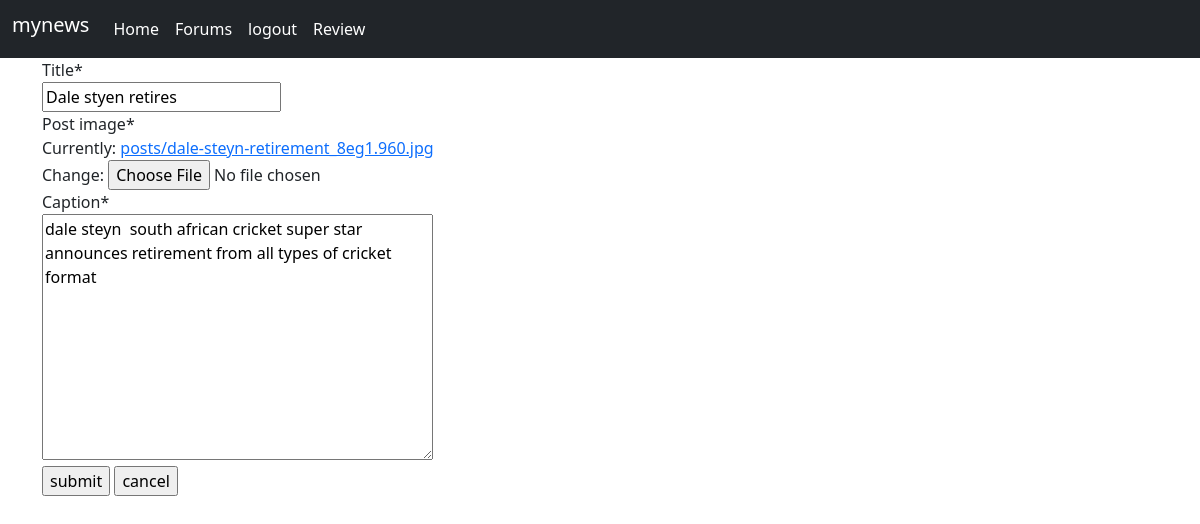
Screenshot of /home/update/3 (signed in) with the database file from the repository.
### home/models.py (models this page shows, shortened)
class post(models.Model):
    title=models.CharField(max_length=20,validators=[MinLengthValidator(2,"title must e greater than 2 characters")])
    post_image=models.ImageField(upload_to='posts/')
    caption=models.TextField(max_length=256)
    created=models.DateField(auto_now_add=True)
    updated=models.DateField(auto_now=True)
    owner=models.ForeignKey(settings.AUTH_USER_MODEL,on_delete=models.CASCADE)

### home/views.py (the view)
# urls.py: path('update/<int:pk>', views.update.as_view(),name='update'),
class update(LoginRequiredMixin,UpdateView):
    model=post
    template_name='home/createpost.html'
    success_url=reverse_lazy('main')
    fields=["title",'post_image','caption']

### home/templates/home/createpost.html (shortened to what this page needs)
{% extends 'basic_bootstrap.html' %}
{% block content %}
{% load crispy_forms_tags%}
<form  method="POST" enctype='multipart/form-data'>
    <table>
    {{form|crispy}}
    </table>
    <input type="submit" value='submit'>
    <input type="submit" onclick="window.location='{% url 'main' %}'; return false;" value='cancel'>
</form>
{% endblock content %}

### rows the page displays
post: title "Dale styen retires", caption "dale steyn south african cricket super star announces retirement from all types of cricket format"
